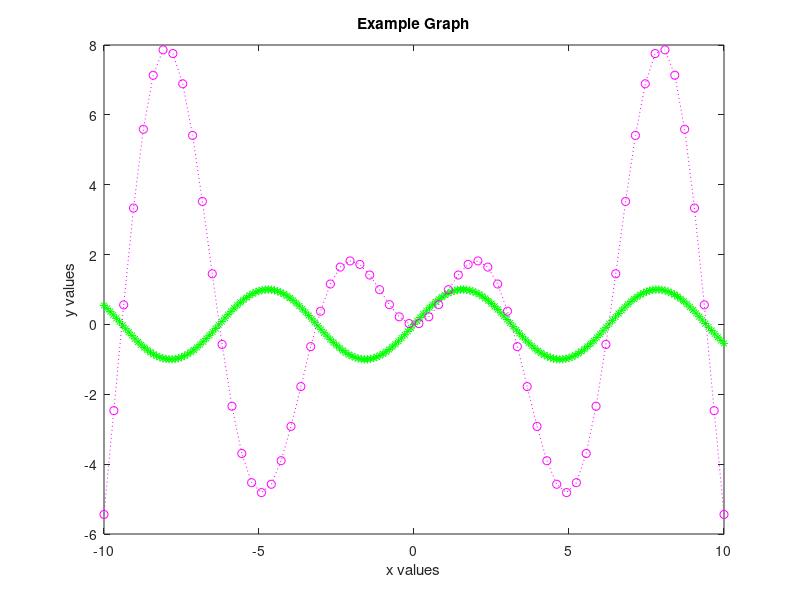

This figure's MATLAB source: (Note: this script raises an error after producing the figure.)
%This set of codes is prepared by Mr. Weston Roda, PhD student 
%at the University of Alberta, 2018

%Contents

%1. Vectors and matrices
%2. Plotting functions in 2D
%3. Newton's method
%4. Plotting functions in 3D
%5. Plotting a list of points
%6. Contour plot
%7. Basic matrix operations
%8. Eigenvalues and eigenvectors
%9. Solving nonlinear equations
%10. Solving ODEs
%11. Plotting solutions of ODEs in time plots
%12. 2D Phase Plots
%13. Solving PDE heat equation and plotting solution as a surface
%14. Solving PDE advection equation and plotting solutions

%%

%Part 1
%Vectors and matrices

x=[1 3 2]               %create a row vector
x=[1; 3; 2]             %create a column vector
x=0:2:10                %automatically generate vector

A=[1 3 2; 5 6 7; 8 3 1] %create a 3 by 3 matrix

A(2,3)                %the 2,3 entry of A
A(2,:)                % the second row of A
A(1:2,1:2)            % the first 2by2 block of A

%%

%Part 2
%Plotting functions in 2D

clear all % clear all variables 
close all % close all figures

x=-10:0.1:10; % define plotting range (x column)
y=sin(x); % define function to plot (y column)
plot(x,y) % plot the function (x and y columns)

%Alternatively, can create the same plot with "fplot" function

clear all % clear all variables 
close all % close all figures

fplot(@(x) sin(x), [-10 10])

%more plots

clear all % clear all variables 
close all % close all figures

x1=linspace(-10,10,64); % generates 64 evenly spaced points between -10 and 
                        %10
y1=x1.*sin(x1); % the operator '.*' multiplies the vectors element-wise
plot(x1,y1)

%Plot in the same frame, with different color

clear all % clear all variables 
close all % close all figures

x=-10:0.1:10; % define plotting range (x column)
y=sin(x);  %define function (y column)

x1=linspace(-10,10,64); 
y1=x1.*sin(x1);

plot(x,y,'g*',x1,y1,'mo:') %'g*' plots green *'s
                           %'mo:' plots magenta points connected by dashed
                           %lines


%Plot with labels

clear all % clear all variables 
close all % close all figures

x=-10:0.1:10; % define plotting range (x column)
y=sin(x);  %define function (y column)

x1=linspace(-10,10,64); 
y1=x1.*sin(x1);

plot(x,y,'g*',x1,y1,'mo:')
xlabel('x values');
ylabel('y values');
title('Example Graph');
%%

%Part3
%Newton's method

clear all   % clear all variables
close all % close all figures

x(1)=0.5;    % initial guess
for n=1:1000 % n is the iteration variable
x(n+1)=x(n)-((x(n)*sin(x(n)))/(sin(x(n))+x(n)*cos(x(n))));
fc=x(n+1)*sin(x(n+1));
display(fc)
if abs(fc)<10^(-8)
break       % quit the loop
end
end
x(n+1)      % print value of root, 5.7592e-05
fc          % print value of function (error), 3.3168e-09

%Alternatively, use "diff" function to differentiate the function f(x)
%in Newton's method

clear all % clear all variables 
close all % close all figures

syms x;
f(x) = x*sin(x);
df = diff(f, x);

F(x) = x - f(x)/df(x);

F(0.5)  %1/2 - sin(1/2)/(2*(cos(1/2)/2 + sin(1/2)))

%vpa function uses variable-precision floating point arithmetic (VPA)

vpa(F(0.5)) %0.2389366387126959524848716084988

k = 0.5;

for i = 1:1000
    
    y = vpa(F(k));  
    k = y;
    
    if abs(f(k))<10^(-8)
        break
    end
end

k     % print value of root, 5.7592e-05
f(k)  % print value of function (error), 3.3168e-09
%%

%Part 4
%Plotting functions in 3D

%Create an elliptic paraboloid
%z = 4 x^2 + y^2

clear all % clear all variables
close all % close all figures

[X, Y] = meshgrid(-20:0.5:20);

N = size(X);

Z = zeros(N(1), N(2));

F = @(x, y) 4*(x^2) + (y^2);

for i = 1:N(1)
    for j = 1:N(2)
        
        Z(i,j) = F(X(i,j), Y(i,j));
        
    end
end

surf(X, Y, Z)
xlabel('x values');
ylabel('y values');
zlabel('z values');
title('Example elliptic paraboloid');

%line of intersection of the planes
%x + 2 y + z - 1 = 0 
%2 x + 3 y - 2 z + 2 = 0

clear all % clear all variables
close all % close all figures

[X, Y] = meshgrid(-20:0.5:20, -20:0.5:20);

N = size(X);

G = zeros(N(1), N(2));
H = zeros(N(1), N(2));

g = @(x, y) 1 - x - 2*y;
h = @(x, y) x + (3/2)*y + 1;

for i = 1:N(1)
    for j = 1:N(2)
        
        G(i,j) = g(X(i,j), Y(i,j));
        H(i,j) = h(X(i,j), Y(i,j));
        
    end
end

hold on
surf(X, Y, G)
surf(X, Y, H)
hold off
%Note: You may need to use the Rotate 3D tool in the Figure window to see
%the three surfaces at a good perspective
%%

%Part 5
%Plotting a list of points

clear all % clear all variables
close all % close all figures

x = [1:10];
y = [22 37 65 100 111 181 190 150 185 180];

plot(x, y, 'r.') %'.' plots the points and 'r' plots the points as red
%%

%Part 6
%Contour plot

%%Creating a contour plot of an elliptic paraboloid
%z = 4 x^2 + y^2

clear all % clear all variables
close all % close all figures

[X, Y] = meshgrid(-20:0.5:20);

N = size(X);

Z = zeros(N(1), N(2));

F = @(x, y) 4*(x^2) + (y^2);

for i = 1:N(1)
    for j = 1:N(2)
        
        Z(i,j) = F(X(i,j), Y(i,j));
        
    end
end

[C, h] = contour(X, Y, Z, 10); %The '10' chooses 10 contour levels
clabel(C,h) %Labels the values of z choosen for the contour levels
xlabel('x values');
ylabel('y values');
title('Contour plot of example elliptic paraboloid');

v = [1; 10; 100; 1000];
[C, h] = contour(X, Y, Z, v); %Vector v contains the values of z selected
                              %for the contour plot
clabel(C,h)
xlabel('x values');
ylabel('y values');
title('Contour plot of example elliptic paraboloid');
%%

%Part 7
%Basic matrix operations

%Create 2x2 matrix A and B

clear all % clear all variables
close all % close all figures

A = [1 2; -3 4];
B = [10 2; 0 -8];

C = A*B;

%Solve a matrix equation of the form A x = b, where x and b are vectors

clear all % clear all variables
close all % close all figures

A = [1 1 1; 1 2 5; 2 5 -1];
b = [6; -4; 27];

x = mldivide(A, b)

%Create 3x3 identity matrix, I

I = eye(3)
%%

%Part 8
%Eigenvalues and eigenvectors

clear all % clear all variables
close all % close all figures

%Consider 2x2 matrix A
A = [-4 -2; -2 -2];

%Function 'eig' returns the eigenvalues and eigenvectors of a matrix
[V, D] = eig(A);

%Eigenvalues are returned on the diagonal entries of the matrix D
D

%The matrix V contains the right eigenvectors on the
%columns such that A * V = V * D
V

%Also, can obtain symbolic eigenvalues and eigenvectors if use a symbolic 
%matrix

clear all % clear all variables
close all % close all figures

%Create a 2x2 symbolic matrix J
A = sym([-4 -2; -2 -2]);

[V, D] = eig(A);

%Eigenvalues are returned on the diagonal entries of the matrix D
D

%The matrix V contains the right eigenvectors on the
%columns such that A * V = V * D
V
%%

%Part 9
%Solving nonlinear equations

clear all % clear all variables
close all % close all figures

syms x y z;

[solx, soly, solz] = solve([(x^2)+y+z == 1, x/y == 2, z == 3], x, y, z);

solx % (31^(1/2)*i)/4 - 1/4
     % -(31^(1/2)*i)/4 - 1/4
     
soly % (31^(1/2)*i)/8 - 1/8
     % -(31^(1/2)*i)/8 - 1/8
     
solz % 3
     % 3
%%

%Part 10
%Solving ODEs

%Numerically solve the following system of ODEs:
% x' = -x + x^3
% y' = -2y

clear all % clear all variables
close all % close all figures

f = @(t,x) [-1*x(1) + (x(1))^3; -2*x(2)];

[t, xa] = ode45(f, [0:1:10], [0.5, 0.5]);

%The point (0,0) is a stable node, and (-1, 0) and (1, 0) are saddles
%shown by the linearization of the system of ODEs.
%Since the initial condition was (0.5, 0.5), the solutions of x and y in
%time will tend to the stable node (0,0)

%Solution of x
solx = xa(:,1);
solx

%Solution of y
soly = xa(:,2);
soly
%%

%Part 11
%Plotting solutions of ODEs in time plots

clear all % clear all variables
close all % close all figures

% x' = -x + x^3
% y' = -2y

f = @(t,x) [-1*x(1) + (x(1))^3; -2*x(2)];

[t, xa] = ode45(f, [0:1:10], [0.5, 0.5]);

solx = xa(:,1);
soly = xa(:,2);

%Since the initial condition was (0.5, 0.5), the solutions of x and y in
%time will tend to the stable node (0,0).

%Plotting the solutions x and y with initial condition (0.5, 0.5)
hold on
plot(t, solx, 'b')
plot(t, soly, 'r')
hold off

xlabel('time');
ylabel('values');
title('ODE solutions for x and y over time with initial condition (0.5, 0.5)');
legend('x','y')
%%

%Part 12
%2D Phase Plots

clear all % clear all variables
close all % close all figures

%Consider Lotka-Volterra model of competition
% x' = x(3 - x - 2y)
% y' = y(2 - x - y)

f = @(t,x) [x(1)*(3 - x(1) - 2*x(2)); x(2)*(2 - x(1) - x(2))];

%Creating the vector field
[X, Y] = meshgrid(0:0.2:5);

u = zeros(size(X));
v = zeros(size(Y));

t = 0;

%Calculate the value of the derivatives at each point in the grid
for i = 1:length(X)
    
    for j = 1:length(Y)

        D = f(t, [X(i, j), Y(i, j)]);
        
        %Normalize vectors for plotting
        L = sqrt((D(1))^2 + (D(2))^2);
        
        u(i, j) = D(1)/L;
        v(i, j) = D(2)/L;
        
    end

end

%Plotting the solutions x and y with initial condition (0.5, 0.5)
[t, x1] = ode45(f, [0:1:10], [0.5, 0.5]);
solx1 = x1(:,1);
soly1 = x1(:,2);

%Plotting the solutions x and y with initial condition (0.5, 1)
[t, x2] = ode45(f, [0:1:10], [0.5, 1]);
solx2 = x2(:,1);
soly2 = x2(:,2);

%Plotting the solutions x and y with initial condition (3, 1)
[t, x3] = ode45(f, [0:1:10], [3, 1]);
solx3 = x3(:,1);
soly3 = x3(:,2);

%Plotting the solutions x and y with initial condition (2, 2)
[t, x4] = ode45(f, [0:1:10], [2, 2]);
solx4 = x4(:,1);
soly4 = x4(:,2);

%Plotting the solutions x and y with initial condition (0, 1)
[t, x5] = ode45(f, [0:1:10], [0, 1]);
solx5 = x5(:,1);
soly5 = x5(:,2);

%Plotting the solutions x and y with initial condition (1, 0)
[t, x6] = ode45(f, [0:1:10], [1, 0]);
solx6 = x6(:,1);
soly6 = x6(:,2);

hold on

quiver(X, Y, u, v, 0.5, 'r')
xlabel('x')
ylabel('y')
axis tight equal %This command keeps the axis strictly between the X and Y
                 %values

%Equilibrium points
a = [0; 0; 3; 1];
b = [0; 2; 0; 1];
scatter(a, b)

%Plotting the solutions x and y with four initial conditions: (0.5, 0.5), 
%(0.5, 1), (3, 1), (2, 2), (0, 1), (1, 0), (1, 1)

plot(solx1, soly1) %initial condition (0.5, 0.5)
plot(solx2, soly2) %initial condition (0.5, 1)
plot(solx3, soly3) %initial condition (3, 1)
plot(solx4, soly4) %initial condition (2, 2)
plot(solx5, soly5) %initial condition (0, 1)
plot(solx6, soly6) %initial condition (1, 0)

hold off

xlabel('x');
ylabel('y');
title('ODE solutions for x and y for Lotka-Volterra model with different initial conditions');
%%

%Part 13
%Solving PDE heat equation and plotting solution as a surface

%Consider PDE heat equation
%u_t = u_xx
%u(x, 0)= (2*x)/(1 + (x)^2), 0 <= x <= 1
%u(0, t) = 0, t > 0
%u(1, t) = 1, t > 0

%Use Matlab function 'pdepe'

clear all % clear all variables
close all % close all figures

m = 0;
x = linspace(0,1,100);
t = linspace(0,2,10);

sol = pdepe(m,@pde,@ic,@bc,x,t);
% Extract the first solution component as u.
u = sol(:,:,1);

%Surface plot
surf(x,t,u) 
title('Numerical solution computed with 100 mesh points in space and 10 mesh points in time')
xlabel('Distance x')
ylabel('Time t')

%Solution profile at t = 2
plot(x,u(10,:))
title('Solution at t = 2')
xlabel('Distance x')
ylabel('u(x,2)')

%Create movie of the evolution of the profile over time
h = animatedline(x,u(1,:));
for k = 2:length(t)
    clearpoints(h)
    addpoints(h,x,u(k,:))
    pause(2)
    drawnow
end
%%

%Part 14
%Solving PDE advection equation and plotting solutions

%Consider PDE advection equation
%u_t + u_x = 0, x > 0, t > 0
%u(0,x) = 0, x > 0
%u(t, 0) = 1
%u(t, 10) = 0

%Using the Lax-Wendroff scheme
%u_{i, n+1} = u_{i, n} - (C/2) (u_{i+1, n} - u_{i-1, n})
%             + ((C^2) / 2) (u_{i+1, n} - 2 u_{i, n} + u_{i-1, n})
%where C = k/h

clear all % clear all variables
close all % close all figures

%Choose a step size in space of h = 1/10 and a step size in time of k =
%1/20. 
%Then the Courant number C = (1/20)/(1/10) = 0.5 < 1.

%The solution u1 of the initial-boundary value problem with C = 0.5 < 1
%and with 1 <= n <= 100 and 1 <= j <= 99
u1 = u_solve(1/20, 1/10, 100, 99);

%The corresponding values of x_j for 1 <= j <= 99 with h = 1/10
x1 = xValues(99, 1/10);

%Now, choose a step size in space of h = 1/20 and a step size in time of 
%k = 1/20. %The solution u2 of the initial-boundary value problem with 
%C = 1 and with 1 <= n <= 100 and 1 <= j <= 199
u2 = u_solve(1/20, 1/20, 100, 199);

%The corresponding values of x_j for 1 <= j <= 99 with h = 1/20
x2 = xValues(199, 1/20);

%Lastly, choose a step size in space of h = 1/10 and a step size in time of 
%k = 1/5. %The solution u3 of the initial-boundary value problem with 
%C = 2 and with 1 <= n <= 25 and 1 <= j <= 99
u3 = u_solve(1/5, 1/10, 25, 99);

%The corresponding values of x_j for 1 <= j <= 99 with h = 1/10
x3 = xValues(99, 1/10);

%To plot solution u1
hold on

plot(x1, u1(100,:));
axis([0 10 0 1.5])
title('Approximate solution of PDE at t = 5 with C = 0.5 < 1')
xlabel('x')
ylabel('u_h(5, x)')

hold off

%To plot solution u2
hold on

plot(x2, u2(100,:));
axis([0 10 0 1.5])
title('Approximate solution of PDE at t = 5 with C = 1')
xlabel('x')
ylabel('u_h(5, x)')

hold off

%To plot solution u3
hold on

plot(x3, u3(25,:));
title('Approximate solution of PDE at t = 5 with C = 2 > 1')
xlabel('x')
ylabel('u_h(5, x)')

hold off

%Create movie of the evolution of the profile over time
h = animatedline(x2,u2(1,:));
for k = 2:100
    clearpoints(h)
    addpoints(h,x2,u2(k,:))
    drawnow
end